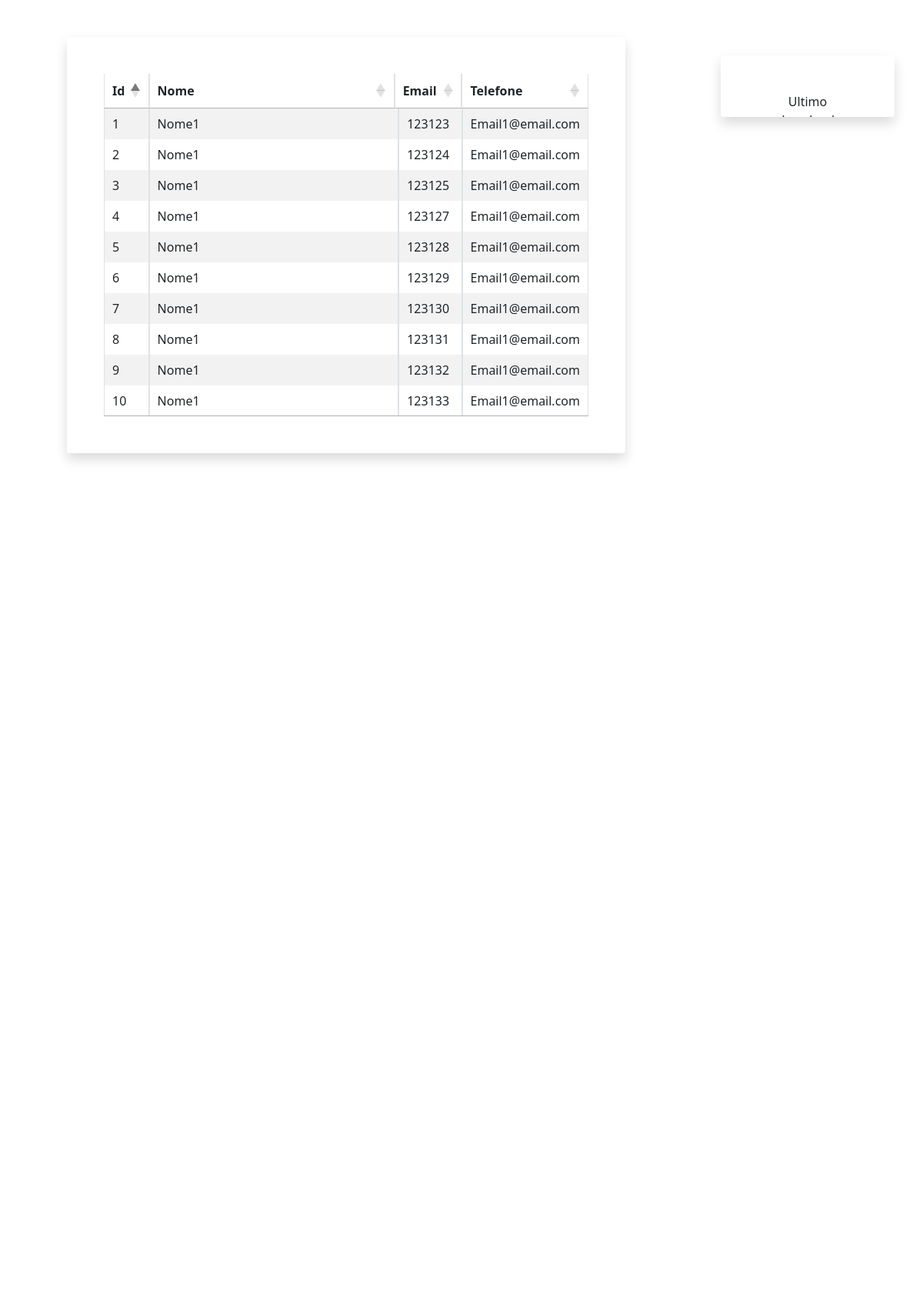
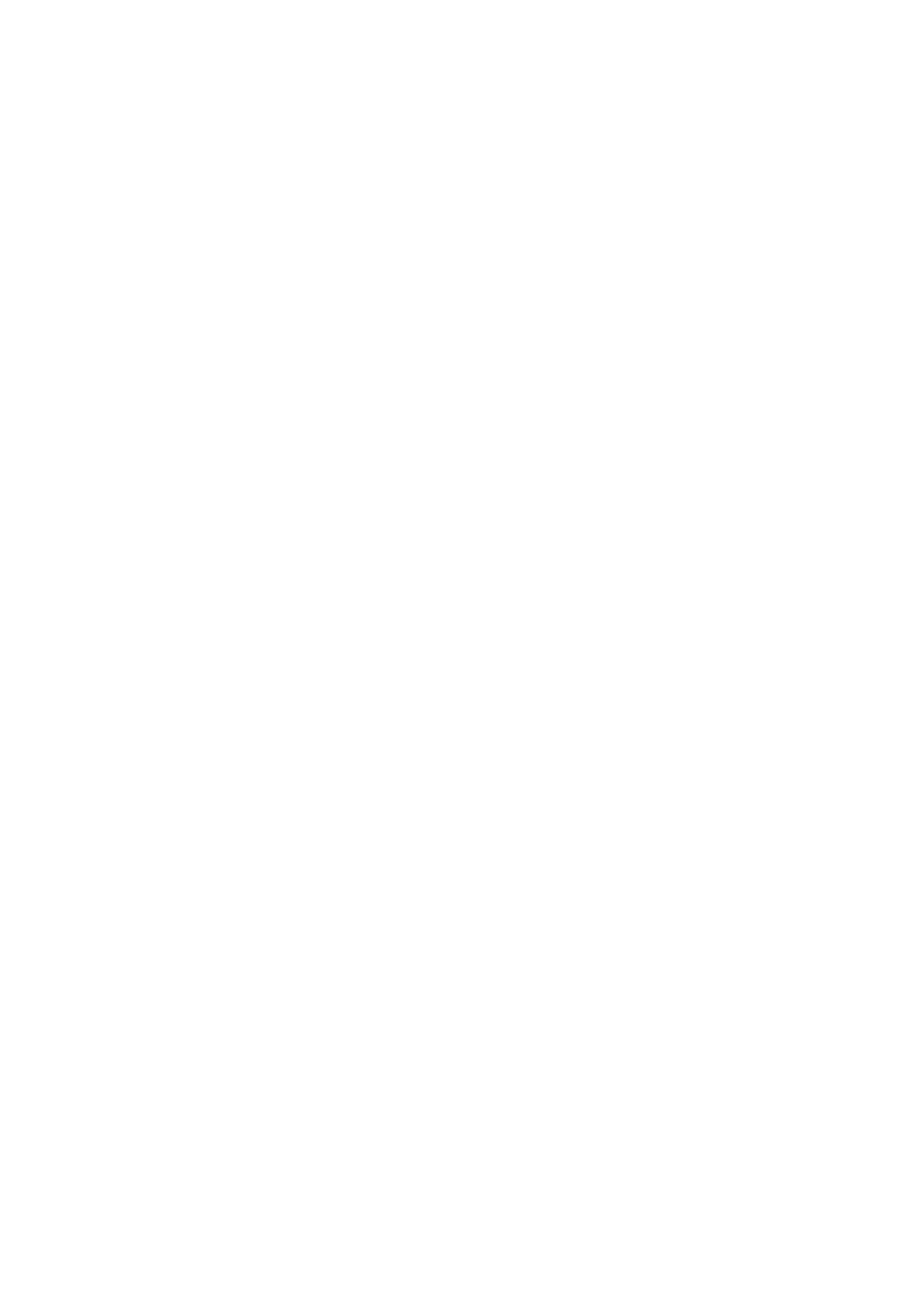
Page /movimentacao (signed in, upper part) on the committed database (2 pictures, top to bottom).
### models.py (models this page shows)
class Asc(db.Model):
    id = db.Column(db.Integer, primary_key=True)
    nome = db.Column(db.String(150))
    email = db.Column(db.String(150))
    tele = db.Column(db.Integer)
    pais = db.Column(db.String(150))

### views.py (the view)
@views.route('/movimentacao')
@login_required
def movim():
    dnw = Download.query.filter_by(cliente=current_user.id).order_by(Download.data.desc()).first()
    leads = current_user.leads
    num = 0
    qtm = 0
    if dnw:
        qtm = dnw.qtm
        num = dnw.qtd + leads
        asc = Asc.query.filter(Asc.id.between('0', num))
    else:
        asc = Asc.query.filter(Asc.id.between('0', leads))
    dno = Download.query.filter_by(cliente=current_user.id).order_by(Download.data.desc())
    return render_template("movim.html", asc=asc, download=dno, num=num, data=json.dumps(qtm))

### flask_app.py (called while the page is built)
@login_manager.user_loader
def load_user(id):
    return User.query.get(int(id))

### templates/movim.html (shortened to what this page needs)
{% extends "base.html" %}
{% block content %}
    <link rel="stylesheet" type="text/css" href="https://cdn.datatables.net/1.10.24/css/jquery.dataTables.css">
    <div class="container-fluid">
        <div class="row">
            <div class="col-9">
                <div class="row py-5">
                    <div class="col-lg-10 mx-auto">
                        <div class="card rounded shadow border-0">
                            <div class="card-body p-5 bg-white rounded">
                                <div class="table-responsive">
                                    <table id="tabela" style="width:100%" class="table table-striped table-bordered">
                                        <thead>
                                        <tr>
                                            <th>Id</th>
                                            <th>Nome</th>
                                            <th>Email</th>
                                            <th>Telefone</th>
                                        </tr>
                                        </thead>
                                        <tbody>
                                        {% for data in asc %}
                                            <tr>
                                                <td>{{ data.id }}</td>
                                                <td style="word-wrap: break-word;word-break:break-all;width: 400rem;">{{ data.nome }}</td>
                                                <td>{{ data.email }}</td>
                                                <td>{{ data.tele }}</td>
                                            </tr>
                                        {% endfor %}
                                        </tbody>
                                    </table>
                                </div>
                            </div>
                        </div>
                    </div>
                </div>
            </div>
            <div class="col" style=" align-items: center; text-align: center">
                <br>
                <div class="row py-5">
                    <div class="col-lg-10 mx-auto">
                        <div class="card rounded shadow border-0 scroll">
                            <div class="card-body p-5 bg-white rounded">
                                <p class="cc">Ultimo download: </p>
                            </div>
                        </div>
                    </div>
                </div>
            </div>
        </div>
    </div>
{% endblock %}

### static/css.css (style rules this page uses)
.cc { display: flex; justify-content: center; align-content: center; }
html, body { height: 100%; }
.scroll { overflow: auto; height: 50%; }

### rows in the picture
Asc: id "1", nome "Nome1", email "123123", tele "Email1@email.com"
Asc: id "2", nome "Nome1", email "123124", tele "Email1@email.com"
Asc: id "3", nome "Nome1", email "123125", tele "Email1@email.com"
Asc: id "4", nome "Nome1", email "123127", tele "Email1@email.com"
Asc: id "5", nome "Nome1", email "123128", tele "Email1@email.com"
Asc: id "6", nome "Nome1", email "123129", tele "Email1@email.com"
Asc: id "7", nome "Nome1", email "123130", tele "Email1@email.com"
Asc: id "8", nome "Nome1", email "123131", tele "Email1@email.com"
Asc: id "9", nome "Nome1", email "123132", tele "Email1@email.com"
Asc: id "10", nome "Nome1", email "123133", tele "Email1@email.com"
